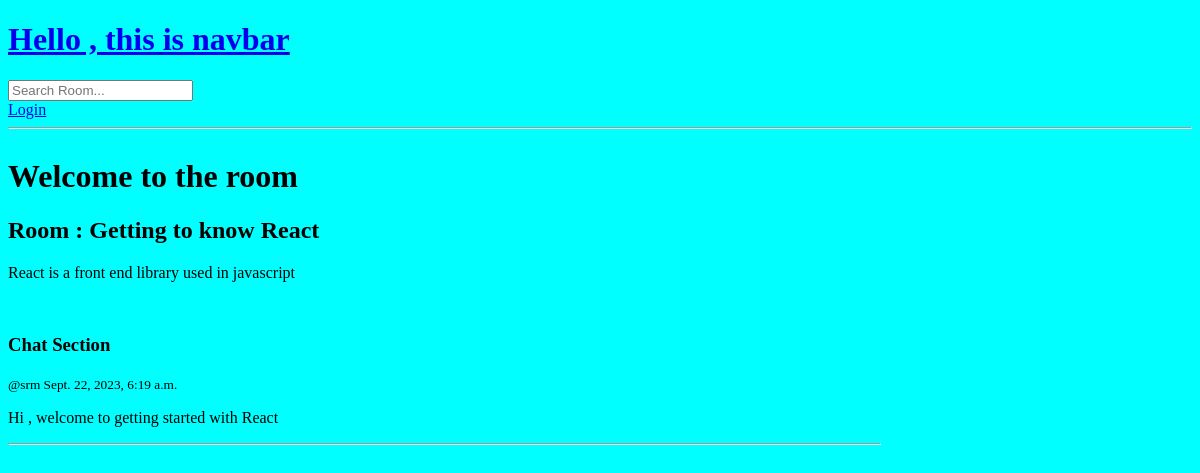
Page /rooms/10/ on the earlier database version.
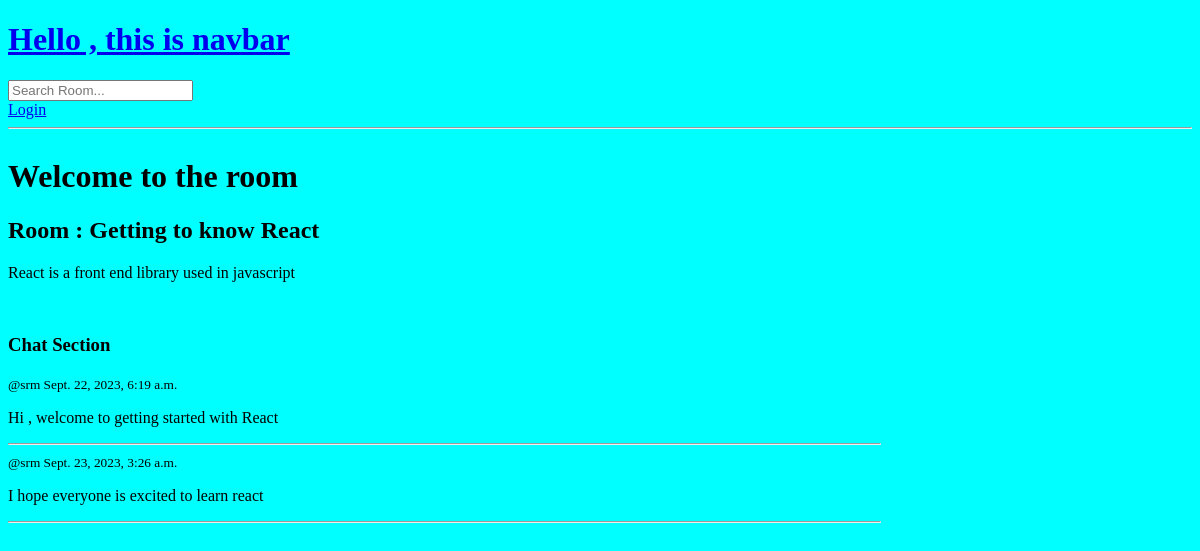
Same page on the later database version.
### base/models.py (models this page shows)
class Message(models.Model):
    user =  models.ForeignKey(User ,on_delete=models.CASCADE )
    room = models.ForeignKey(Room , on_delete=models.CASCADE)
    body = models.TextField()
    updated = models.DateTimeField(auto_now=True)
    created = models.DateTimeField(auto_now_add=True)
    class Meta :
        ordering = ['-updated' , '-created']
    def __str__(self):
        return self.body[0:50]

### base/views.py (the view, shortened to what this page needs)
# urls.py: path('rooms/<str:pk>/',views.room , name="room") ,
def room(request , pk ):
    room = Room.objects.get(id=pk)
    messages = room.message_set.all().order_by('created')
    participants = room.participants.all()
    no_of_particpants = participants.count()
    context = {'room' : room ,
               'messages':messages ,
               'participants':participants ,
               'participant_count':no_of_particpants}
    return render(request , 'base/room.html' ,context )

### base/templates/base/room.html (shortened to what this page needs)
{% extends 'Main.html'%}
{%block content%}
<div class="room-container">
    <div>
        <div class="description-wrapper">
            <h1>Welcome to the room </h1>
            <h2>Room : {{room.names}} </h2>
            <p>{{room.description}}</p>
            <br>
        </div>
        <div class="comment-wrapper">
            <h3>Chat Section</h3>
            {% for message in messages %}
                <div>
                    <small>@{{message.user}} {{message.created}}</small>
                    <p> {{message.body}}</p>
                    <hr>
                </div>
            {% endfor %}
        </div>
{%endblock%}

Differences in the rows shown:
added Message: user "srm", created "Sept. 23, 2023, 3:26 a.m.", body "I hope everyone is excited to learn react"
